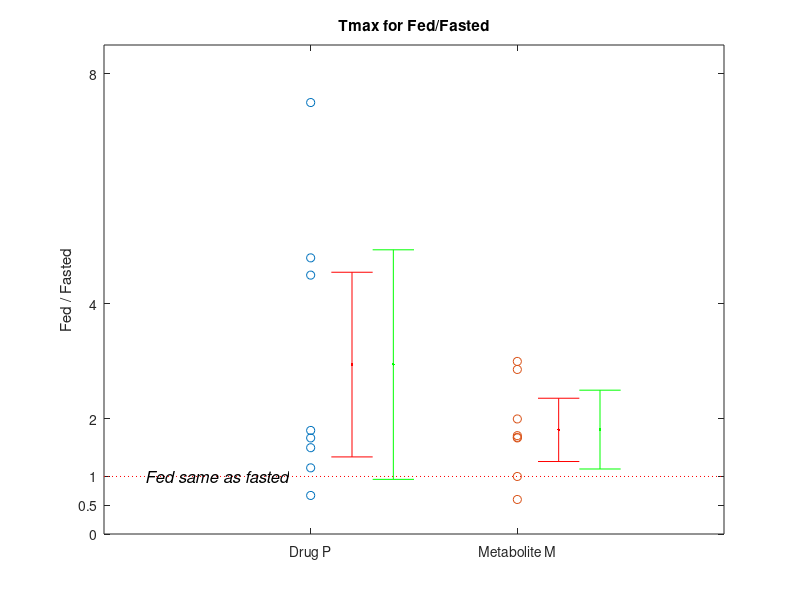

MATLAB code for this plot:
function [] = Tmax_script()

% Drug P - fed
drugp_fed = [809.44 428 757.71 906.83 712.24 561.77 511.84 756.6];
drugp_fasted = [967.82 746.45 901.11 1146.96 678.16 745.51 568.98 852.86];

metab_fed = [ 1965.17 3149.18 2448.69 3968.34 3249.45 2136.47 3694.8 1517.1;];
metab_fasted = [2622.35 3618.6 2545.05 3500.83 3362.4 2625.75 4117.14 2386.19];


% CIs on Tmax Fed/Fasted
drugp_ci90 = [1.34 4.55];
drugp_ci95 = [0.95 4.94];

met_ci90 = [1.26 2.36];
met_ci95 = [1.13 2.5];



drugp_fedtofasted = [1.15 4.80 0.67 4.5 1.8 7.5 1.67 1.5];
met_fedtofasted = [1.68 3 0.6 2.86 1.67 2 1 1.71];

figure;
plot(ones(size(drugp_fedtofasted)), drugp_fedtofasted, 'o'); hold on;
%line([0.8 1.2], [mean(drugp_fedtofasted) mean(drugp_fedtofasted)], 'LineWidth',2);
plot(ones(size(drugp_fedtofasted)) .* 2, met_fedtofasted, 'o'); 
%line([1.8 2.2], [mean(met_fedtofasted) mean(met_fedtofasted)], 'LineWidth',2);
set(gca,'XLim',[0 3],'YTick',[0 0.5 1 2 4 8],'YLim', [0 8.5],'XTick',[1 2], 'XTickLabel', {'Drug P', 'Metabolite M'});
ylabel('Fed / Fasted');
title('Tmax for Fed/Fasted');


% now draw ci bars - 95%
pmean = mean(drugp_fedtofasted);
plot(1.4,  mean(drugp_fedtofasted), '.g');
l=errorbar(1.4, mean(drugp_fedtofasted), mean(drugp_fedtofasted)-drugp_ci95(1), drugp_ci95(2)-mean(drugp_fedtofasted));
set(l,'Color','g');

metmean = mean(met_fedtofasted);
plot(2.4, metmean, '.g');
l=errorbar(2.4, metmean, metmean-met_ci95(1), met_ci95(2)-metmean);
set(l,'Color','g');


% now draw ci bars - 90%
pmean = mean(drugp_fedtofasted);
plot(1.2,  mean(drugp_fedtofasted), '.r');
l=errorbar(1.2, mean(drugp_fedtofasted), mean(drugp_fedtofasted)-drugp_ci90(1), drugp_ci90(2)-mean(drugp_fedtofasted));
set(l,'Color','r');

metmean = mean(met_fedtofasted);
plot(2.2,  metmean, '.r');
l=errorbar(2.2, metmean, metmean-met_ci90(1), met_ci90(2)-metmean);
set(l,'Color','r');

% bells and whistles
% line([0 3], [0.8 0.8],'Color','r','LineStyle',':');
line([0 3], [1 1], 'Color','r','LineStyle',':');
text(0.2, 1.01, 'Fed same as fasted', 'FontAngle','italic','FontSize',12);